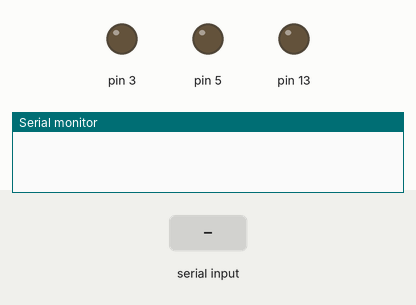
A sketch run on a simulated Arduino Nano, built with avr-gcc and run on an emulated ATmega328P. Parts: output pins drawn as LEDs (lit = HIGH), the last lines printed to the serial monitor. The inputs (shaded band) are chosen by the test bench.

Above: at 1.2 s.
1.3 s: "H" received over Serial
2.8 s: "1" received over Serial
At 3.6 s:
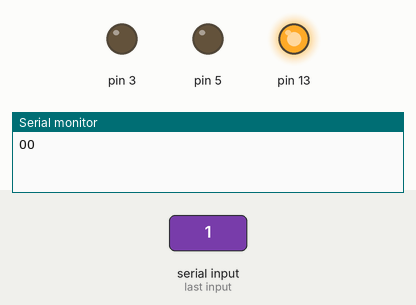
Timing chart, 0 to 5.8 s (numbered marks = the images above; inputs shaded):
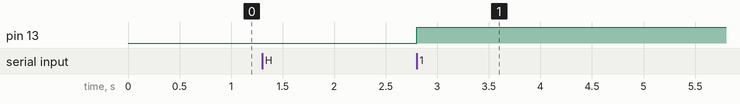

Measured:
- after the input at 2.8 s, pin 13: LOW → HIGH at once

The sketch:

arduino.ino
```cpp
// Bluetooth Motor Controller for Astrophotography Telescope.
// Version 2.1
// Author: Nico van Zyl
// 12.1.18

// HC-06 Bluetooth module connected to Arduino Nano on RX and TX pins.
// Motor will be driven with L293D dual H-brige motor driver.
// L293D connected to Nano on digital pins 3 and 5.
// Speed of the motor is controlled with Pulse Width Modulation of pins 3 or 5.

// inChar will store the incoming byte before processing.
char inChar;

// const chars are assigned as commands for talking between host pc and bluetooth device.
// must be set up EXACTLY the same on pc side.
const char Commands [] = {'A','B','C','D','Z','Y','X','W'};

// The duty cycle values are the full range of 0-255, incrementing in 25% steps.
const int pwmVals [] = {64,128,191,255};

// O will act as a handshake acknowledge.
const char ReceivedByte = 'O';

// H will be imediate stop.
const char HChar = 'H';


void setup() {
 Serial.begin(9600);

 pinMode(3,OUTPUT);
 pinMode(5,OUTPUT);
 pinMode(13,OUTPUT);
 // pin 13, which is also the onboard LED, will be used as a visual indicator.
}

void loop() {
 //For loop runs through the list of known commands, if it is known, associated PWM value is passed to appropriate direction function.
  if (inChar == 'H'){
    Halt();
  }
  else{
    for (int i =0; i < sizeof(Commands)-1;i++){
      if (inChar == Commands[i]){
        if (i<4){
          Clockwise(pwmVals[i]);
        }
        else if (i<7 && i>3){
          CounterClockwise(pwmVals[i-4]);
        }
      }
    }
  }
}

void Halt(){
  analogWrite(3,0);
  analogWrite(5,0);
  digitalWrite(13,LOW);
}

// analogWrite will output PWM signal.
// First parameter of analogWrite is the pin, seconds param is PWM duty cycle, 0-255 or 0-100%.
void Clockwise(int pwm){
  analogWrite(3,pwm);
  digitalWrite(5,LOW);
}

// Pins 3 and 5 change functions so that PWM signal applied to opposite poles of motor, allowing change of direction.
void CounterClockwise (int pwm){
  analogWrite(5,pwm);
  digitalWrite(3,LOW);
}

// serialEvent is an interupt which is called when the recieve buffer gets a byte.
void serialEvent(){
  digitalWrite(13,HIGH);
  inChar = Serial.read();
  Serial.write(ReceivedByte);
  // Handshake with pc to confirm that the byte was successfully recieved and read.
}
```
